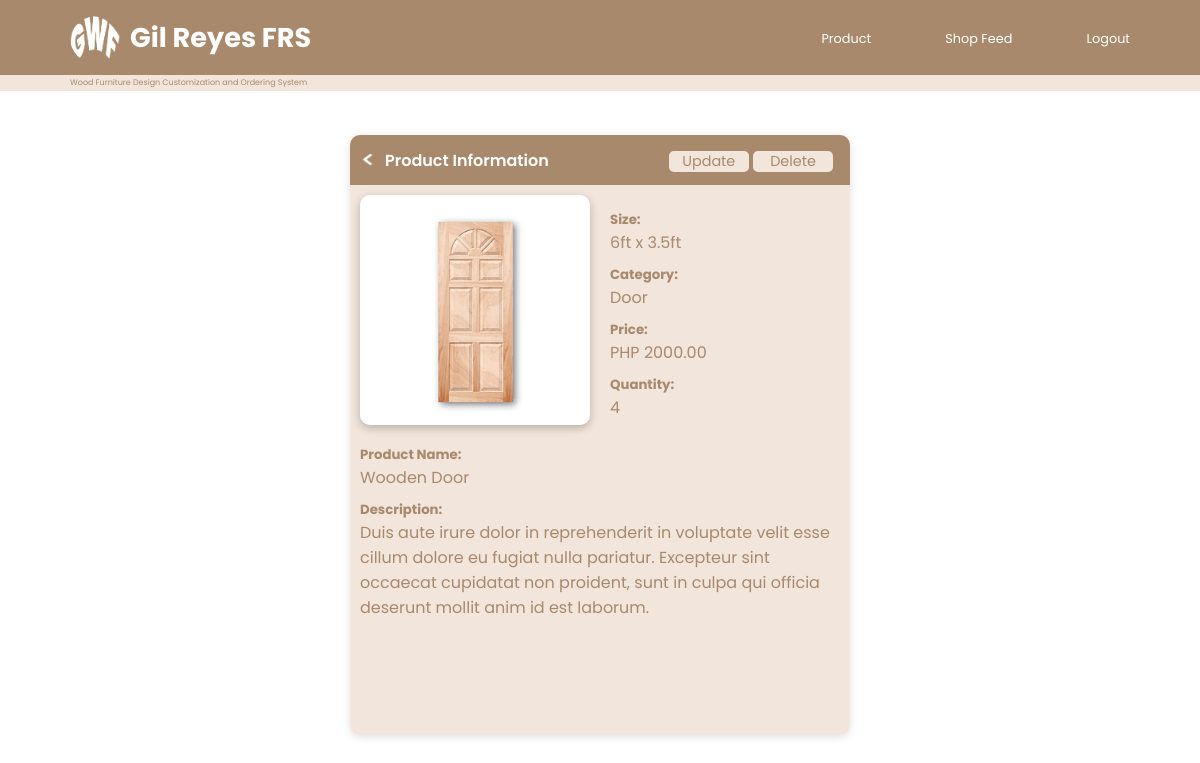
/src/sys-admin/product-page/edit-product.php?id=23 (signed in), run on the app's committed database.
### tables this page shows
CREATE TABLE `tb_product` (
  `id` int(11) NOT NULL,
  `product_name` varchar(50) NOT NULL,
  `price` int(20) NOT NULL,
  `size` varchar(15) NOT NULL,
  `p_description` text NOT NULL,
  `category` varchar(20) NOT NULL,
  `quantity` int(255) NOT NULL,
  `product_img` varchar(255) NOT NULL
);

### src/sys-admin/product-page/edit-product.php (the view, shortened to what this page needs)
<!DOCTYPE html>
<html lang="en">
<head>
    <link rel="stylesheet" href="adminProduct.css?v=<?php echo time(); ?>">
</head>
<body>
    <header>
        <div class="app-name">
            <a href="">
                <img src="../../../image/logo.png" alt="">
                <h1>Gil Reyes FRS</h1>
            </a>
        </div>
        <nav>
            <a class="a" href="../product-page/adminProduct.php">Product</a>
            <a class="a" href="../feed-profile-page/adminProfile.php">Shop Feed</a>
            <a class="a" href="../../php-database/admin-logout.php">Logout</a>
        </nav>
    </header>
    <div class="divider">
        <p>Wood Furniture Design Customization and Ordering System</p>
    </div>
    <?php
        include '../../php-database/dbconnect.php';
        $id=$_GET['id'];
        $query = "SELECT * FROM tb_product WHERE id = '$id'";
        $result = mysqli_query($conn, $query);
        while ($row = mysqli_fetch_assoc($result))
            {
                $sz=$row['size'];
                $pn=$row['product_name'];
                $pr=$row['price'];
                $pi=$row['product_img'];
                $ctgry=$row['category'];
                $qty=$row['quantity'];
                $pd=$row['p_description'];
    ?>
    <main>
        <div class="container">
            <div class="sml-cont">
                <div class="back-btn">
                    <button class="bck" onclick="window.location.href='adminProduct.php'"><img src="../../../image/icon/arrow.png" alt="" width="15px" height="11px"></button>
                    <h4>Product Information</h4>
                    <div class="upd-del-btn">
                        <button class="upd" onclick="window.location.href='edit.php?id=<?php echo $id; ?>'">Update</button>
                        <button class="del" onclick="openAlert()">Delete</button>
                    </div>
                </div>
                <div class="content-cont">
                    <div class="ed-prod">
                        <div class="ep-image" onclick="openImage()">
                            <img src="<?php echo $pi; ?>" alt="" width="230px">
                        </div>
                        <div class="ep-size-price">
                            <div>
                                <h5>Size:</h5>
                                <p><?php echo $sz; ?></p>
                            </div>
                            <div>
                                <h5>Category:</h5>
                                <p><?php echo $ctgry; ?></p>
                            </div>
                            <div>
                                <h5>Price:</h5>
                                <p>PHP <?php echo $pr; ?>.00</p>
                            </div>
                            <div>
                                <h5>Quantity:</h5>
                                <p><?php echo $qty; ?></p>
                            </div>
                        </div>
                    </div>
                    <div class="ep-name-desc">
                        <div>
                            <h5>Product Name:</h5>
                            <p><?php echo $pn; ?></p>
                        </div>
                        <div>
                            <h5>Description:</h5>
                            <p><?php echo $pd; ?></p>
                        </div>
                    </div>
                </div>
            </div>
        </div>
    </main>
    <?php } ?>
</body>
</html>

### src/sys-admin/product-page/adminProduct.css (style rules this page uses)
* { padding: 0; margin: 0; box-sizing: border-box; }
body { font-family: "Poppins", sans-serif; }
header { display: flex; align-items: center; background-color: #a8896c; height: 75px; width: 100%; position: -webkit-sticky; position: sticky; top: 0; z-index: 9; }
header .app-name { width: 50%; }
header .app-name a { display: flex; align-items: center; text-decoration: none; color: #ffffff; margin: 0 0 0 70px; }
header .app-name a img { width: 50px; height: 50px; border-radius: 50%; margin-right: 10px; }
header .app-name a h1 { font-size: 1.7rem; }
header nav { width: 50%; text-align: right; }
header nav .a { margin: 0 70px 0 0; text-decoration: none; color: #ffffff; font-size: 1rem; font-weight: 400; font-size: 0.8rem; transition: 0.5s; }
.divider { display: flex; align-items: center; height: 2vh; width: 100%; background-color: #f2e5db; }
.divider p { margin: 0 0 0 70px; font-size: 0.5rem; color: #a8896c; }
main { width: 100%; height: 86vh; display: flex; align-items: center; justify-content: center; }
main .container { width: 1120px; height: 86vh; display: flex; align-items: center; }
main .container .sml-cont { width: 500px; height: 600px; background-color: #f2e5db; margin: auto; box-shadow: rgba(99, 99, 99, 0.2) 0px 2px 8px 0px; border-radius: 10px; }
main .container .sml-cont .back-btn { width: 500px; height: 50px; background-color: #a8896c; border-radius: 10px 10px 0 0; display: flex; align-items: center; }
main .container .sml-cont .back-btn .bck { background-color: #a8896c; border: none; margin: 0 10px 0 10px; cursor: pointer; }
main .container .sml-cont .back-btn h4 { color: #ffffff; font-weight: 600; }
main .container .sml-cont .back-btn .upd-del-btn { margin-left: 120px; }
main .container .sml-cont .back-btn .upd-del-btn .upd, main .container .sml-cont .back-btn .upd-del-btn .del { background-color: #f2e5db; font-family: "Poppins", sans-serif; font-size: 0.9rem; width: 80px; border: none; border-radius: 5px; color: #a8896c; transition: 0.3s; cursor: pointer; }
main .container .sml-cont .content-cont { width: 500px; height: 550px; }
main .container .sml-cont .content-cont .ed-prod { width: 500px; display: flex; }
main .container .sml-cont .content-cont .ed-prod .ep-image { width: 250px; height: 250px; display: flex; align-items: center; justify-content: center; cursor: pointer; }
main .container .sml-cont .content-cont .ed-prod .ep-image img { box-shadow: rgba(0, 0, 0, 0.24) 0px 3px 8px; border-radius: 10px; }
main .container .sml-cont .content-cont .ed-prod .ep-size-price { width: 250px; height: 250px; display: flex; flex-direction: column; justify-content: center; }
main .container .sml-cont .content-cont .ed-prod .ep-size-price div { margin: 10px 0 0 10px; color: #a8896c; }
main .container .sml-cont .content-cont .ep-name-desc div { margin: 10px 0 0 10px; color: #a8896c; }

### data on the page
tb_product: product_img (picture), size "6ft x 3.5ft", category "Door", price "2000", quantity "4", product_name "Wooden Door", p_description "Duis aute irure dolor in reprehenderit in voluptate velit esse cillum dolore eu fugiat nulla pariatur. Excepteur sint occaecat cupidatat non proident, sunt in culpa qui officia deserunt mollit anim id est laborum."
